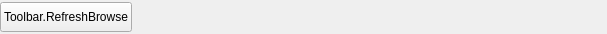
<?xml version="1.0" encoding="UTF-8"?>
<ui version="4.0">
 <class>AFQKBOSourceToolbar</class>
 <widget class="QWidget" name="AFQKBOSourceToolbar">
  <property name="geometry">
   <rect>
    <x>0</x>
    <y>0</y>
    <width>607</width>
    <height>34</height>
   </rect>
  </property>
  <property name="minimumSize">
   <size>
    <width>0</width>
    <height>34</height>
   </size>
  </property>
  <property name="maximumSize">
   <size>
    <width>16777215</width>
    <height>34</height>
   </size>
  </property>
  <property name="windowTitle">
   <string>Form</string>
  </property>
  <layout class="QHBoxLayout" name="horizontalLayout_2">
   <property name="spacing">
    <number>5</number>
   </property>
   <property name="leftMargin">
    <number>0</number>
   </property>
   <property name="topMargin">
    <number>0</number>
   </property>
   <property name="rightMargin">
    <number>0</number>
   </property>
   <property name="bottomMargin">
    <number>0</number>
   </property>
   <item>
    <widget class="QPushButton" name="pushButton_Refresh">
     <property name="minimumSize">
      <size>
       <width>0</width>
       <height>30</height>
      </size>
     </property>
     <property name="maximumSize">
      <size>
       <width>16777215</width>
       <height>30</height>
      </size>
     </property>
     <property name="text">
      <string>Toolbar.RefreshBrowse</string>
     </property>
    </widget>
   </item>
   <item>
    <spacer name="horizontalSpacer">
     <property name="orientation">
      <enum>Qt::Horizontal</enum>
     </property>
     <property name="sizeType">
      <enum>QSizePolicy::Expanding</enum>
     </property>
     <property name="sizeHint" stdset="0">
      <size>
       <width>40</width>
       <height>20</height>
      </size>
     </property>
    </spacer>
   </item>
  </layout>
 </widget>
 <resources/>
 <connections/>
</ui>
